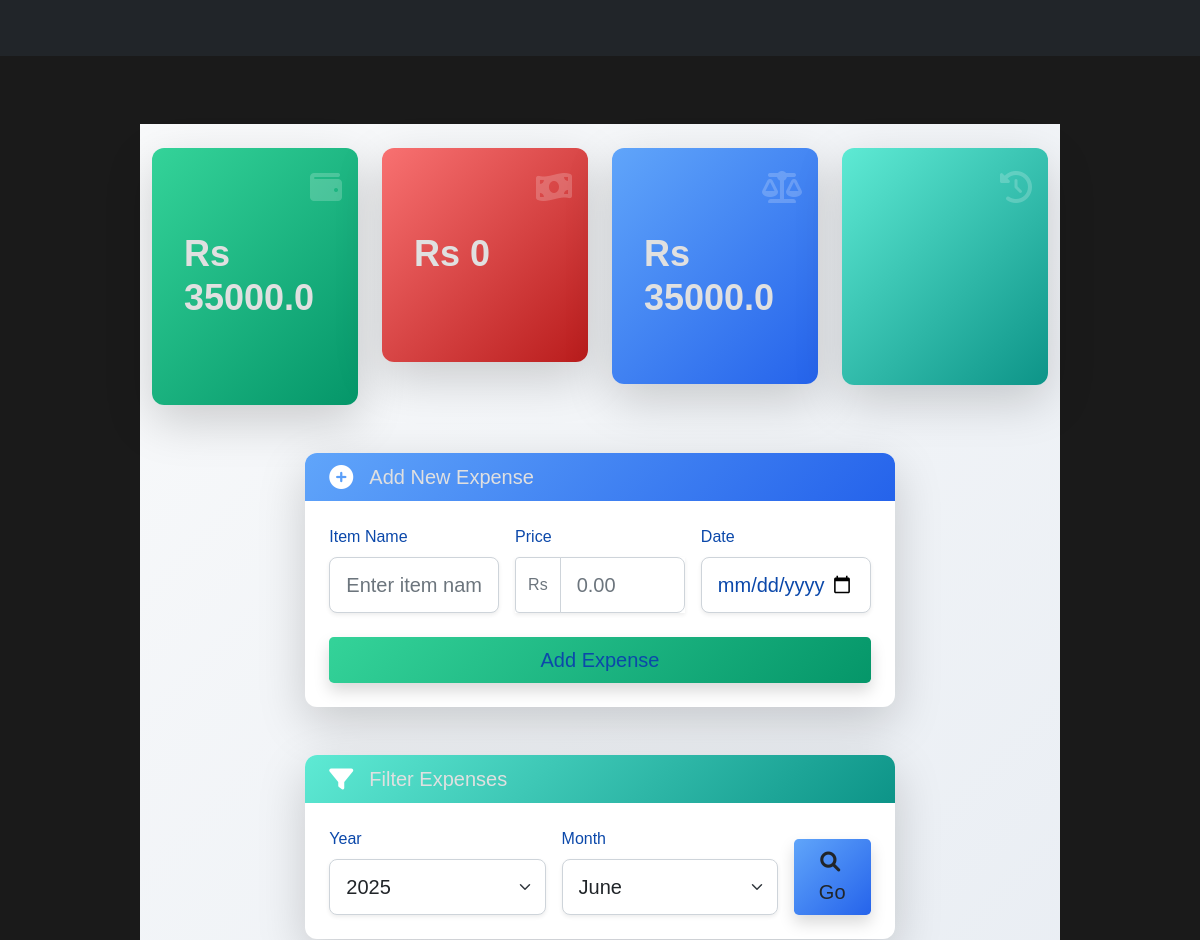
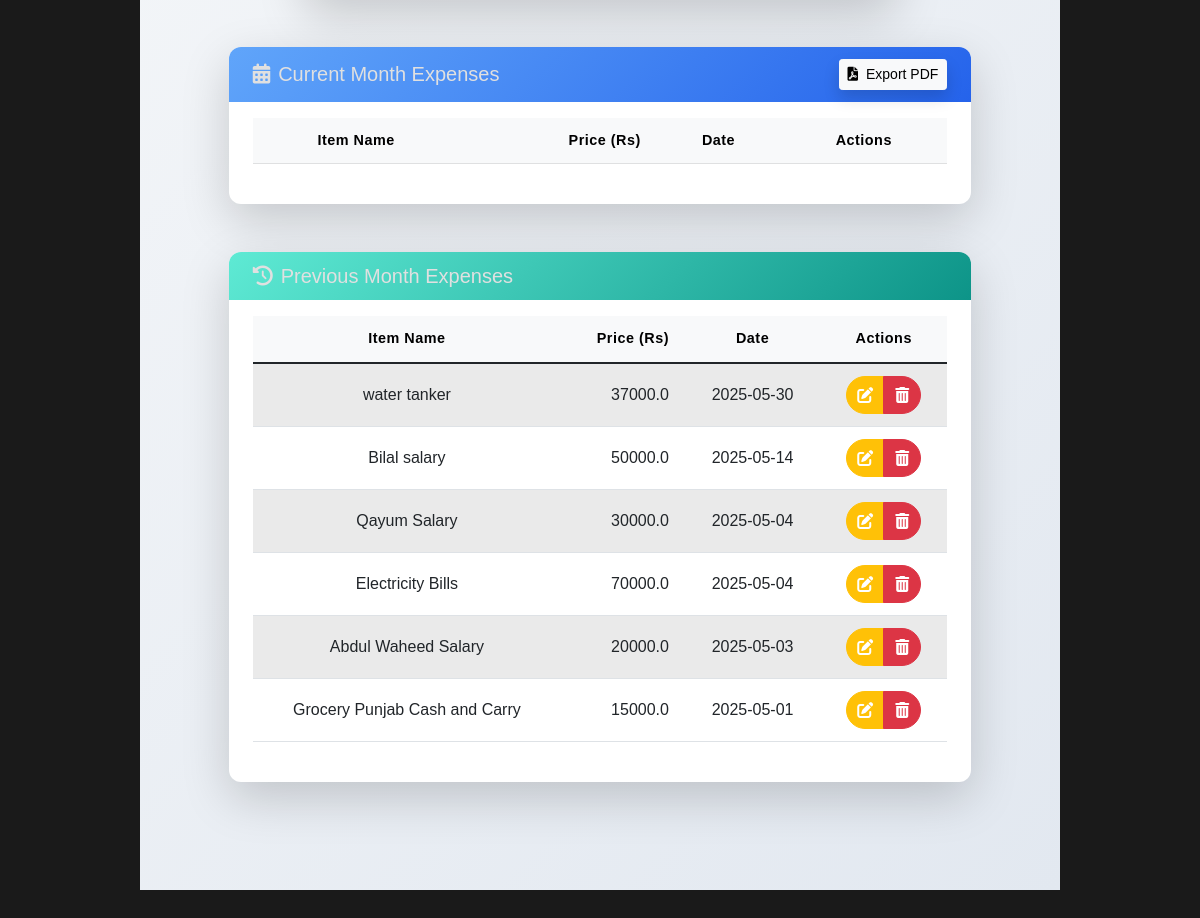
The page /expenses (signed in) on the database its author committed (2 pictures, top to bottom).
### models.py (models this page shows, shortened)
class Expense(db.Model):
    id = db.Column(db.Integer, primary_key=True)
    item_name = db.Column(db.String(100), nullable=False)
    price = db.Column(db.Float, nullable=False)
    date = db.Column(db.DateTime, nullable=False, default=datetime.utcnow)  # DateTime for precise date
    user_id = db.Column(db.Integer, db.ForeignKey('admin.id'), nullable=False)  # Foreign key to Admin
    user = relationship('Admin', backref='expenses')  # Relationship with Admin model

### app.py (the view, shortened to what this page needs)
@app.route('/expenses', methods=['GET', 'POST'])
@login_required
def expenses():
    form = ExpenseForm()
    month = request.args.get('month', datetime.now().month, type=int)
    year = request.args.get('year', datetime.now().year, type=int)
    prev_month = month - 1 if month > 1 else 12
    prev_year = year if month > 1 else year - 1
    expenses_current = Expense.query.filter(
        extract('year', Expense.date) == year,
        extract('month', Expense.date) == month
    ).order_by(Expense.date.desc()).all()
    expenses_previous = Expense.query.filter(
        extract('year', Expense.date) == prev_year,
        extract('month', Expense.date) == prev_month
    ).order_by(Expense.date.desc()).all()
    total_expenses_current = sum(expense.price for expense in expenses_current)
    total_expenses_previous = sum(expense.price for expense in expenses_previous)
    fee_records_current = FeeRecord.query.filter(
        extract('year', FeeRecord.date_paid) == year,
        extract('month', FeeRecord.date_paid) == month
    ).all()
    total_income_current = sum(record.amount for record in fee_records_current)
    fee_records_previous = FeeRecord.query.filter(
        extract('year', FeeRecord.date_paid) == prev_year,
        extract('month', FeeRecord.date_paid) == prev_month
    ).all()
    total_income_previous = sum(record.amount for record in fee_records_previous)
    remaining_balance_current = total_income_current - total_expenses_current
    remaining_balance_previous = total_income_previous - total_expenses_previous
    return render_template('expenses.html',
                         form=form,
                         expenses_current=expenses_current,
                         expenses_previous=expenses_previous,
                         total_expenses_current=total_expenses_current,
                         total_expenses_previous=total_expenses_previous,
                         total_income_current=total_income_current,
                         total_income_previous=total_income_previous,
                         remaining_balance_current=remaining_balance_current,
                         remaining_balance_previous=remaining_balance_previous,
                         current_month=month,
                         current_year=year,
                         prev_month=prev_month,
                         prev_year=prev_year,
                         month_names=month_name)

### forms.py
class ExpenseForm(FlaskForm):
    item_name = StringField('Item Name', validators=[DataRequired()])
    price = FloatField('Price', validators=[DataRequired(), NumberRange(min=0)])
    date = DateField('Date', validators=[DataRequired()])  # DateField added to ExpenseForm
    submit = SubmitField('Add Expense')

### app.py (called while the page is built)
@login_manager.user_loader
def load_user(user_id):
    return Admin.query.get(int(user_id))

### templates/expenses.html (shortened to what this page needs)
{% extends 'base.html' %}
{% block content %}
<div class="expenses-page-container">
  <div class="container-fluid mt-4">
    <div class="row g-4">
      <div class="col-md-3 col-sm-6">
        <div class="metric-card bg-gradient-green text-white shadow-lg">
          <div class="card-icon">
            <i class="fas fa-wallet"></i>
          </div>
          <div class="card-body">
            <h2 class="card-value">Rs {{ total_income_current }}</h2>
          </div>
        </div>
      </div>
      <div class="col-md-3 col-sm-6">
        <div class="metric-card bg-gradient-red text-white shadow-lg">
          <div class="card-icon">
            <i class="fas fa-money-bill-wave"></i>
          </div>
          <div class="card-body">
            <h2 class="card-value">Rs {{ total_expenses_current }}</h2>
          </div>
        </div>
      </div>
      <div class="col-md-3 col-sm-6">
        <div class="metric-card bg-gradient-blue text-white shadow-lg">
          <div class="card-icon">
            <i class="fas fa-balance-scale"></i>
          </div>
          <div class="card-body">
            <h2 class="card-value">Rs {{ remaining_balance_current }}</h2>
          </div>
        </div>
      </div>
      <div class="col-md-3 col-sm-6">
        <div class="metric-card bg-gradient-teal text-white shadow-lg">
          <div class="card-icon">
            <i class="fas fa-history"></i>
          </div>
          <div class="card-body">
          </div>
        </div>
      </div>
    </div>
  </div>
  <div class="container-fluid mt-5">
    <div class="row justify-content-center">
      <div class="col-lg-8 col-md-10">
        <div class="card form-card shadow-lg border-0">
          <div class="card-header bg-gradient-blue text-white d-flex align-items-center">
            <i class="fas fa-plus-circle me-2 fs-4"></i>
            <h5 class="mb-0">Add New Expense</h5>
          </div>
          <div class="card-body">
            <form method="POST" action="{{ url_for('expenses') }}" class="needs-validation" novalidate>
              <div class="row g-3">
                <div class="col-md-4">
                  <label for="item_name" class="form-label">Item Name</label>
                  {{ form.item_name(class="form-control form-control-lg shadow-sm", placeholder="Enter item name", required="required") }}
                </div>
                <div class="col-md-4">
                  <label for="price" class="form-label">Price</label>
                  <div class="input-group shadow-sm">
                    <span class="input-group-text bg-white text-secondary">Rs</span>
                    {{ form.price(class="form-control form-control-lg", placeholder="0.00", required="required") }}
                  </div>
                </div>
                <div class="col-md-4">
                  <label for="date" class="form-label">Date</label>
                  {{ form.date(class="form-control form-control-lg shadow-sm", type="date", required="required") }}
                </div>
              </div>
              <div class="mt-4 d-grid">
                {{ form.submit(class="btn btn-gradient-green btn-lg shadow") }}
              </div>
            </form>
          </div>
        </div>
      </div>
    </div>
  </div>
  <div class="container-fluid mt-5">
    <div class="row justify-content-center">
      <div class="col-lg-8 col-md-10">
        <div class="card form-card shadow-lg border-0">
          <div class="card-header bg-gradient-teal text-white d-flex align-items-center">
            <i class="fas fa-filter me-2 fs-4"></i>
            <h5 class="mb-0">Filter Expenses</h5>
          </div>
          <div class="card-body">
            <form method="GET" action="{{ url_for('expenses') }}" class="row g-3">
              <div class="col-md-5">
                <label for="year" class="form-label">Year</label>
                <select name="year" id="year" class="form-select form-select-lg shadow-sm">
                  {% for y in range(current_year - 5, current_year + 1) %}
                    <option value="{{ y }}" {% if y == current_year %}selected{% endif %}>{{ y }}</option>
                  {% endfor %}
                </select>
              </div>
              <div class="col-md-5">
                <label for="month" class="form-label">Month</label>
                <select name="month" id="month" class="form-select form-select-lg shadow-sm">
                  {% for m in range(1, 13) %}
                    <option value="{{ m }}" {% if m == current_month %}selected{% endif %}>{{ month_names[m] }}</option>
                  {% endfor %}
                </select>
              </div>
              <div class="col-md-2 d-flex align-items-end">
                <button type="submit" class="btn btn-gradient-blue btn-lg w-100 shadow">
                  <i class="fas fa-search me-1"></i> Go
                </button>
              </div>
            </form>
          </div>
        </div>
      </div>
    </div>
  </div>
  <div class="container-fluid mt-5">
    <div class="row justify-content-center">
      <div class="col-lg-10 col-md-12">
        <div class="card table-card shadow-lg border-0">
          <div class="card-header bg-gradient-blue text-white d-flex justify-content-between align-items-center">
            <h5 class="mb-0"><i class="fas fa-calendar-alt me-2"></i>Current Month Expenses</h5>
            <a href="{{ url_for('export_pdf', year=current_year, month=current_month) }}" class="btn btn-light btn-sm shadow">
              <i class="fas fa-file-pdf me-1"></i> Export PDF
            </a>
          </div>
          <div class="card-body px-0">
            <div class="table-responsive">
              <table class="table table-striped table-hover align-middle mb-0">
                <thead class="table-light">
                  <tr>
                    <th>Item Name</th>
                    <th class="text-end">Price (Rs)</th>
                    <th class="text-center">Date</th>
                    <th class="text-center">Actions</th>
                  </tr>
                </thead>
              </table>
            </div>
          </div>
        </div>
      </div>
    </div>
  </div>
  <div class="container-fluid mt-5 mb-5">
    <div class="row justify-content-center">
      <div class="col-lg-10 col-md-12">
        <div class="card table-card shadow-lg border-0">
          <div class="card-header bg-gradient-teal text-white d-flex align-items-center">
            <h5 class="mb-0"><i class="fas fa-history me-2"></i>Previous Month Expenses</h5>
          </div>
          <div class="card-body px-0">
            <div class="table-responsive">
              <table class="table table-striped table-hover align-middle mb-0">
                <thead class="table-light">
                  <tr>
                    <th>Item Name</th>
                    <th class="text-end">Price (Rs)</th>
                    <th class="text-center">Date</th>
                    <th class="text-center">Actions</th>
                  </tr>
                </thead>
                <tbody>
                  {% for expense in expenses_previous %}
                  <tr>
                    <td>{{ expense.item_name }}</td>
                    <td class="text-end">{{ expense.price }}</td>
                    <td class="text-center">{{ expense.date.strftime('%Y-%m-%d') }}</td>
                    <td class="text-center">
                      <div class="btn-group btn-group-sm">
                        <button type="button"
                                class="btn btn-warning"
                                data-bs-toggle="modal"
                                data-bs-target="#editModal{{ expense.id }}"
                                title="Edit">
                          <i class="fas fa-edit"></i>
                        </button>
                        <button type="button"
                                class="btn btn-danger"
                                data-bs-toggle="modal"
                                data-bs-target="#deleteModal{{ expense.id }}"
                                title="Delete">
                          <i class="fas fa-trash-alt"></i>
                        </button>
                      </div>
                    </td>
                  </tr>
                  {% endfor %}
                </tbody>
              </table>
            </div>
          </div>
        </div>
      </div>
    </div>
  </div>
</div>
<link rel="stylesheet" href="https://cdnjs.cloudflare.com/ajax/libs/font-awesome/6.0.0/css/all.min.css">
{% endblock %}

### static/style.css (style rules this page uses)
body { font-family: Arial, sans-serif; background-color: #1a1a1a; color: white; margin: 0; padding: 0; }
h1, h2, h3, h4, h5, h6 { color: #e0e0e0; }
.card { box-shadow: 0 4px 8px rgba(0, 0, 0, 0.1); border-radius: 12px; color: black !important; }
.btn-primary, .btn-danger { transition: transform 0.2s ease-in-out; }
.table th, .table td { vertical-align: middle; text-align: center; }
.btn-warning { color: #fff; }
.card-body, .card-title, .form-label, input { color: rgb(11, 72, 170) !important; }

### templates/expenses.html (style rules this page uses)
.expenses-page-container { background: linear-gradient(135deg, #f9fafb 0%, #e2e8f0 100%); padding-bottom: 60px; }
.metric-card { position: relative; border-radius: 12px; overflow: hidden; padding: 1.5rem 1rem; transition: transform 0.3s ease, box-shadow 0.3s ease; }
.metric-card .card-icon { position: absolute; top: 16px; right: 16px; font-size: 2rem; opacity: 0.2; }
.metric-card .card-value { font-size: 2.25rem; font-weight: 700; margin-bottom: 0.25rem; }
.bg-gradient-green { background: linear-gradient(135deg, #34d399, #059669); }
.bg-gradient-red { background: linear-gradient(135deg, #f87171, #b91c1c); }
.bg-gradient-blue { background: linear-gradient(135deg, #60a5fa, #2563eb); }
.bg-gradient-teal { background: linear-gradient(135deg, #5eead4, #0d9488); }
.form-card { border-radius: 12px; overflow: hidden; transition: transform 0.3s ease; }
.form-card .card-header { padding: 0.75rem 1.5rem; border-bottom: none; border-radius: 0; font-weight: 600; display: flex; align-items: center; gap: 0.5rem; }
.form-card .card-body { padding: 1.5rem; }
.form-card .form-control, .form-card .form-select { border: 1px solid #ced4da; border-radius: 0.5rem; padding: 0.75rem 1rem; transition: border-color 0.2s ease, box-shadow 0.2s ease; }
.btn-gradient-green { background: linear-gradient(135deg, #34d399, #059669) !important; border: none !important; transition: opacity 0.3s ease, transform 0.3s ease; }
.btn-gradient-blue { background: linear-gradient(135deg, #60a5fa, #2563eb) !important; border: none !important; transition: opacity 0.3s ease, transform 0.3s ease; }
.table-card { border-radius: 12px; overflow: hidden; transition: transform 0.3s ease; }
.table-card .card-header { padding: 0.75rem 1.5rem; border-bottom: none; border-radius: 0; font-weight: 600; display: flex; align-items: center; gap: 0.5rem; }
.table-responsive { margin: 0 1.5rem 1.5rem 1.5rem; }
.table th, .table td { vertical-align: middle; padding: 0.75rem 1rem; }
.table thead th { font-size: 0.9rem; letter-spacing: 0.5px; }
.table-striped > tbody > tr:nth-of-type(odd) { background-color: rgba(0, 0, 0, 0.03); }
.btn-group .btn { width: 38px; height: 38px; padding: 0; border-radius: 50%; display: flex; align-items: center; justify-content: center; transition: transform 0.2s ease; }
.btn-group .btn i { font-size: 1rem; }

### rows shown on the page
Expense: item_name "water tanker", price "37000.0", date "2025-05-30"
Expense: item_name "Bilal salary", price "50000.0", date "2025-05-14"
Expense: item_name "Qayum Salary", price "30000.0", date "2025-05-04"
Expense: item_name "Electricity Bills", price "70000.0", date "2025-05-04"
Expense: item_name "Abdul Waheed Salary", price "20000.0", date "2025-05-03"
Expense: item_name "Grocery Punjab Cash and Carry", price "15000.0", date "2025-05-01"

### other values the page prints
{{ total_income_current }} "35000.0"
{{ total_expenses_current }} "0"
{{ remaining_balance_current }} "35000.0"
form field year "2025"
form field month "June"
